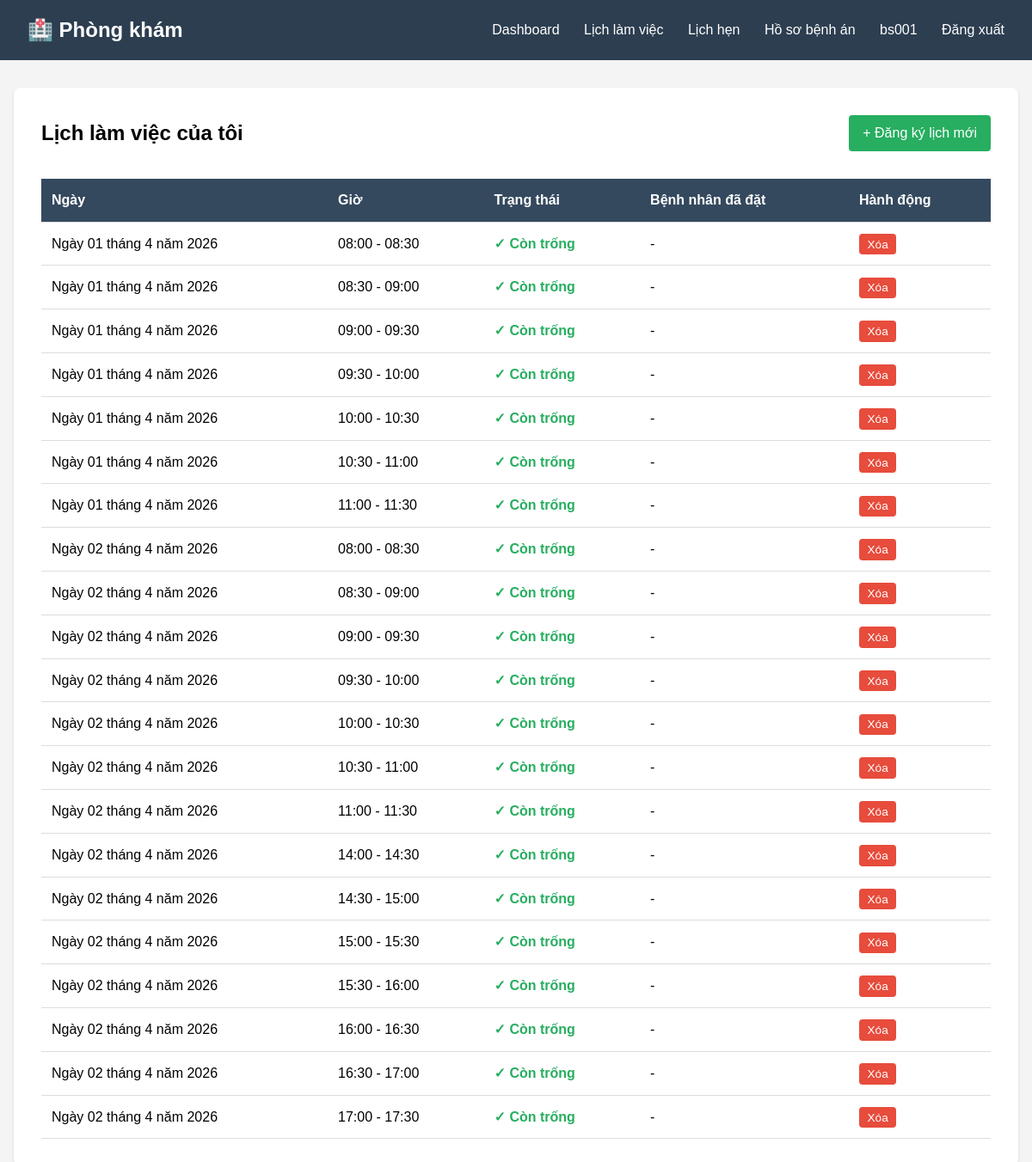
The app's page /appointments/lich-lam-viec-cua-toi/ (signed in), older data.
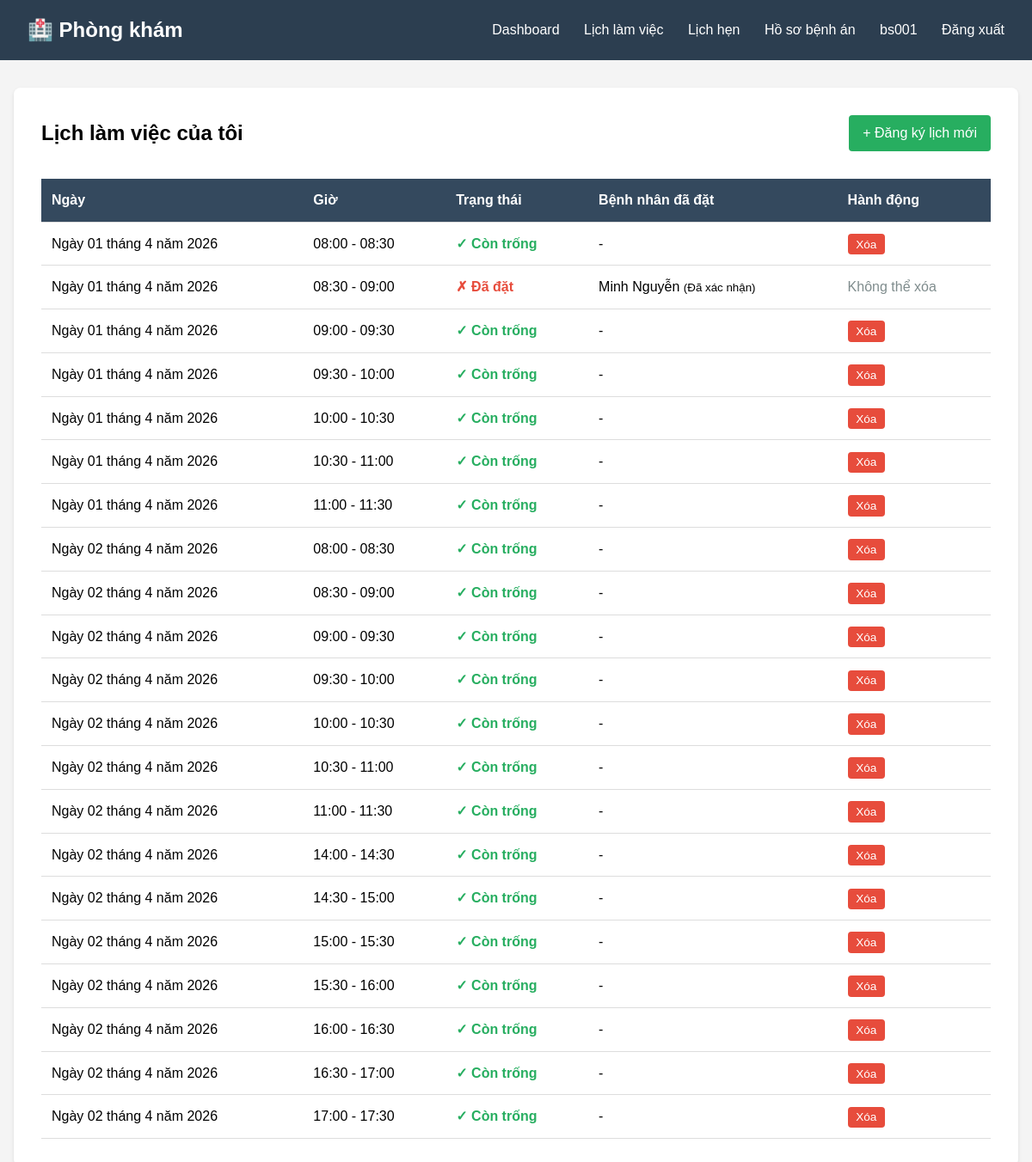
The same page, newer data.
### appointments/models.py (models this page shows, shortened)
class LichLamViec(models.Model):
    bac_si = models.ForeignKey(HoSoBacSi, on_delete=models.CASCADE, related_name='lich_lam_viec', verbose_name="Bác sĩ")
    ngay = models.DateField(verbose_name="Ngày")
    gio_bat_dau = models.TimeField(verbose_name="Giờ bắt đầu")
    gio_ket_thuc = models.TimeField(verbose_name="Giờ kết thúc")
    con_trong = models.BooleanField(default=True, verbose_name="Còn trống")
    class Meta:
        verbose_name = "Lịch làm việc"
        verbose_name_plural = "Lịch làm việc"
        unique_together = ['bac_si', 'ngay', 'gio_bat_dau']

class LichHen(models.Model):
    TRANG_THAI_CHOICES = [
        ('pending', 'Chờ xác nhận'),
        ('approved', 'Đã xác nhận'),
        ('canceled', 'Đã hủy'),
        ('completed', 'Hoàn thành'),
    ]
    benh_nhan = models.ForeignKey(HoSoBenhNhan, on_delete=models.CASCADE, related_name='lich_hen', verbose_name="Bệnh nhân")
    bac_si = models.ForeignKey(HoSoBacSi, on_delete=models.CASCADE, related_name='lich_hen', verbose_name="Bác sĩ")
    lich_lam_viec = models.ForeignKey(LichLamViec, on_delete=models.CASCADE, related_name='lich_hen', verbose_name="Lịch")
    ngay = models.DateField(verbose_name="Ngày khám")
    gio = models.TimeField(verbose_name="Giờ khám")
    trang_thai = models.CharField(max_length=20, choices=TRANG_THAI_CHOICES, default='pending', verbose_name="Trạng thái")
    trieu_chung = models.TextField(blank=True, verbose_name="Triệu chứng")
    ngay_tao = models.DateTimeField(auto_now_add=True, verbose_name="Ngày tạo")
    ngay_cap_nhat = models.DateTimeField(auto_now=True, verbose_name="Cập nhật")
    class Meta:
        verbose_name = "Lịch hẹn"
        verbose_name_plural = "Lịch hẹn"
        ordering = ['-ngay', '-gio']

### accounts/models.py (models this page shows, shortened)
class HoSoBenhNhan(models.Model):
    GIOI_TINH_CHOICES = [
        ('M', 'Nam'),
        ('F', 'Nữ'),
        ('O', 'Khác'),
    ]
    nguoi_dung = models.OneToOneField(User, on_delete=models.CASCADE, related_name='ho_so_benh_nhan')
    ngay_sinh = models.DateField(verbose_name="Ngày sinh")
    gioi_tinh = models.CharField(max_length=1, choices=GIOI_TINH_CHOICES, verbose_name="Giới tính")
    so_dien_thoai = models.CharField(max_length=15, verbose_name="Số điện thoại")
    dia_chi = models.TextField(blank=True, verbose_name="Địa chỉ")
    anh_dai_dien = models.ImageField(upload_to='benh_nhan/', blank=True, null=True, verbose_name="Ảnh đại diện")
    class Meta:
        verbose_name = "Hồ sơ bệnh nhân"
        verbose_name_plural = "Hồ sơ bệnh nhân"

### appointments/views.py (the view)
# urls.py: path('lich-lam-viec-cua-toi/', views.lich_lam_viec_cua_toi, name='lich_lam_viec_cua_toi'),
@login_required
def lich_lam_viec_cua_toi(request):
    if not hasattr(request.user, 'ho_so_bac_si'):
        messages.error(request, 'Chỉ bác sĩ mới có thể xem lịch làm việc')
        return redirect('bang_dieu_khien')
    lich_lam_viec = LichLamViec.objects.filter(
        bac_si=request.user.ho_so_bac_si,
        ngay__gte=date.today()
    ).order_by('ngay', 'gio_bat_dau')
    return render(request, 'appointments/lich_lam_viec_cua_toi.html', {'lich_lam_viec': lich_lam_viec})

### templates/appointments/lich_lam_viec_cua_toi.html (shortened to what this page needs)
{% extends 'base.html' %}
{% block content %}
<div class="card">
    <div style="display: flex; justify-content: space-between; align-items: center; margin-bottom: 2rem;">
        <h2>Lịch làm việc của tôi</h2>
        <a href="{% url 'dang_ky_lich_lam_viec' %}" class="btn btn-success">+ Đăng ký lịch mới</a>
    </div>
    {% if lich_lam_viec %}
    <table>
        <thead>
            <tr>
                <th>Ngày</th>
                <th>Giờ</th>
                <th>Trạng thái</th>
                <th>Bệnh nhân đã đặt</th>
                <th>Hành động</th>
            </tr>
        </thead>
        <tbody>
            {% for llv in lich_lam_viec %}
            <tr>
                <td>{{ llv.ngay }}</td>
                <td>{{ llv.gio_bat_dau }} - {{ llv.gio_ket_thuc }}</td>
                <td>
                    {% if llv.con_trong %}
                    <span style="color: #27ae60; font-weight: bold;">✓ Còn trống</span>
                    {% else %}
                    <span style="color: #e74c3c; font-weight: bold;">✗ Đã đặt</span>
                    {% endif %}
                </td>
                <td>
                    {% if not llv.con_trong %}
                        {% for lh in llv.lich_hen.all %}
                            {% if lh.trang_thai != 'canceled' %}
                                {{ lh.benh_nhan.nguoi_dung.get_full_name }}
                                <small>({{ lh.get_trang_thai_display }})</small>
                            {% endif %}
                        {% endfor %}
                    {% else %}
                        -
                    {% endif %}
                </td>
                <td>
                    {% if llv.con_trong %}
                    <form method="post" style="display: inline;">
                        <button type="submit" class="btn btn-danger" style="padding: 0.3rem 0.6rem; font-size: 0.85rem;" onclick="return confirm('Xóa lịch làm việc này?')">Xóa</button>
                    </form>
                    {% else %}
                    <span style="color: #7f8c8d;">Không thể xóa</span>
                    {% endif %}
                </td>
            </tr>
            {% endfor %}
        </tbody>
    </table>
    {% endif %}
</div>
{% endblock %}

Row changes from the older to the newer data that the page shows:
changed LichLamViec (number 2 of 21 on the later page): con_trong "✓ Còn trống - Xóa" → "✗ Đã đặt Không thể xóa"
added LichHen: benh_nhan.nguoi_dung.get_full_name "Minh Nguyễn", trang_thai "Đã xác nhận", shown under LichLamViec (number 2 of 21 on the later page)
